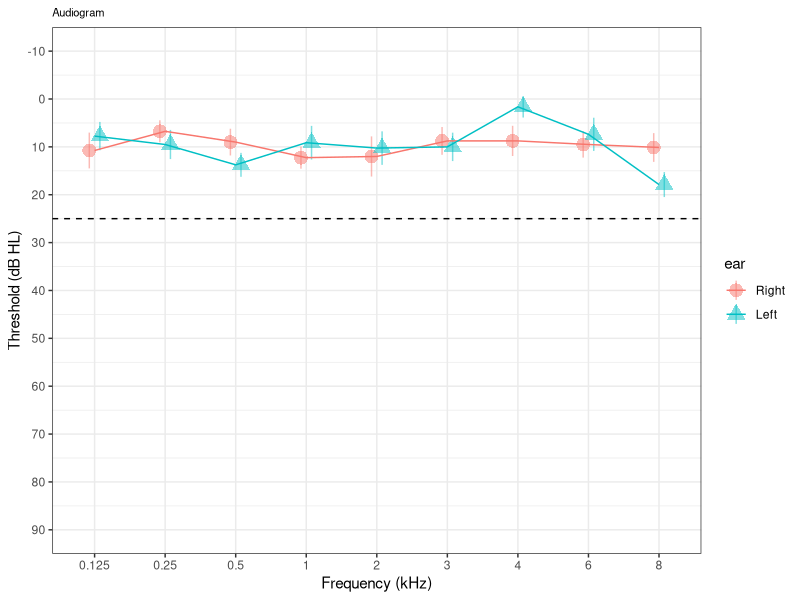

Write the R code that produced this figure.

library(readr)
library(tidyverse)
library(ggplot2)

aud.dat <- read.csv("aud_data.csv")

aud.dat <- gather(aud.dat, key = "ear-freq", value = "dB", -ID)

aud.dat <- aud.dat %>% 
  separate(col = "ear-freq", into = c("ear","freq"), sep = (1)) %>%
  mutate(freq = (type.convert(freq))/1000) %>% 
  mutate(freqLabels = factor(freq)) %>% 
  mutate(ear = factor(ear, levels = c("R", "L"))) %>%
  mutate(ear = recode(ear, "R" = "Right", "L" = "Left"))

std_error <- function(x) sd(x)/sqrt(length(x))

# Regular audiogram with SEM ----
ggplot(data = aud.dat, aes(y = dB, x = freqLabels, group = ear, color = ear, shape = ear))+

# Aud layers
stat_summary(fun = mean,
             fun.min = function(x) mean(x) - std_error(x), 
             fun.max = function(x) mean(x) + std_error(x), 
             geom = "pointrange", position=position_dodge(width=0.3), size = 1, alpha = 0.5) +
stat_summary(fun = mean, geom = "line") +

scale_y_reverse(limits = c(90,-10), breaks = seq(-10, 90, by=10))+

geom_hline(yintercept=25, linetype="dashed", color = "black", size=0.5)+
labs(x = "Frequency (kHz)", y = "Threshold (dB HL)")+
ggtitle("Audiogram") +
theme_bw()+
theme(plot.title = element_text(size = 8))


## Left and Right ear split with different groups ----
## LEFT EAR
aud_L <- ggplot(data = aud.dat[aud.dat$ear == "Left",], aes(y = dB, x = freqLabels))+

#Aud layers
stat_summary(fun = mean,
             fun.min = function(x) mean(x) - std_error(x), 
             fun.max = function(x) mean(x) + std_error(x), 
             geom = "pointrange", position=position_dodge(width=0.3), size = 1, alpha = 0.5) +
stat_summary(fun = mean, geom = "line") +

scale_y_reverse(limits = c(90,-10), breaks = seq(-10, 90, by=10))+

geom_hline(yintercept=25, linetype="dashed", color = "black", size=0.5)+
labs(x = "Frequency (kHz)", y = "Threshold (dB HL)")+
ggtitle("Audiogram L") +
theme(plot.title = element_text(size = 8))

#RIGHT EAR
aud_R <- ggplot(data = aud.dat[aud.dat$ear == "Right",], aes(y = dB, x = freqLabels))+
  
#Aud layers
stat_summary(fun = mean,
             fun.min = function(x) mean(x) - std_error(x), 
             fun.max = function(x) mean(x) + std_error(x), 
             geom = "pointrange", position=position_dodge(width=0.3), size = 1, alpha = 0.5) +
stat_summary(fun = mean, geom = "line") +

scale_y_reverse(limits = c(90,-10), breaks = seq(-10, 90, by=10))+

geom_hline(yintercept=25, linetype="dashed", color = "black", size=0.5)+
labs(x = "Frequency (kHz)", y = "Threshold (dB HL)")+
ggtitle("Audiogram R") +
theme(plot.title = element_text(size = 8))

## Display Left and Right ears for groups ----